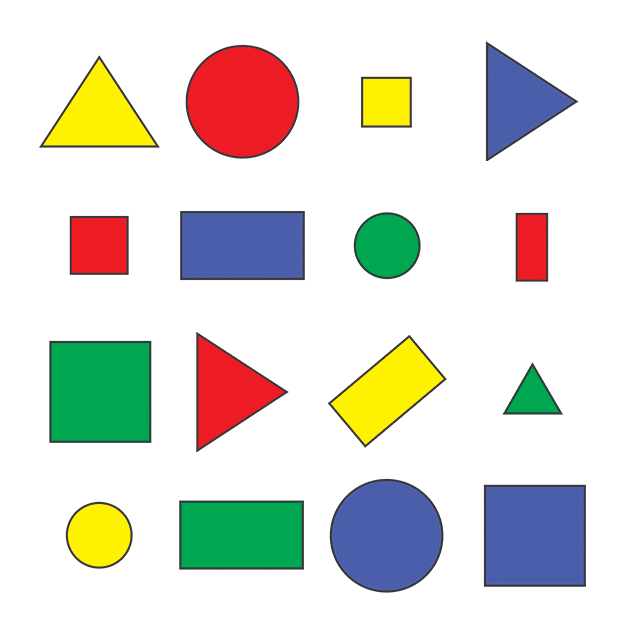
#> input picture resources/shapes.png, 628 x 630 px, found by its file name
$ python chapter1.py
#> lines starting #> are read from the running program, lines starting #| are printed output that depends on the picture; after the words box and inside, x2 and y2 are one past the last pixel; in counts of white or black regions, pixels touching at a corner belong together
import cv2
import numpy as np

def stackImages(scale,imgArray):
    rows = len(imgArray)
    cols = len(imgArray[0])
    rowsAvailable = isinstance(imgArray[0], list)
    width = imgArray[0][0].shape[1]
    height = imgArray[0][0].shape[0]
    if rowsAvailable:
        for x in range ( 0, rows):
            for y in range(0, cols):
                if imgArray[x][y].shape[:2] == imgArray[0][0].shape [:2]:
                    imgArray[x][y] = cv2.resize(imgArray[x][y], (0, 0), None, scale, scale)
                else:
                    imgArray[x][y] = cv2.resize(imgArray[x][y], (imgArray[0][0].shape[1], imgArray[0][0].shape[0]), None, scale, scale)
                if len(imgArray[x][y].shape) == 2: imgArray[x][y]= cv2.cvtColor( imgArray[x][y], cv2.COLOR_GRAY2BGR)
        imageBlank = np.zeros((height, width, 3), np.uint8)
        hor = [imageBlank]*rows
        hor_con = [imageBlank]*rows
        for x in range(0, rows):
            hor[x] = np.hstack(imgArray[x])
        ver = np.vstack(hor)
    else:
        for x in range(0, rows):
            if imgArray[x].shape[:2] == imgArray[0].shape[:2]:
                imgArray[x] = cv2.resize(imgArray[x], (0, 0), None, scale, scale)
            else:
                imgArray[x] = cv2.resize(imgArray[x], (imgArray[0].shape[1], imgArray[0].shape[0]), None,scale, scale)
            if len(imgArray[x].shape) == 2: imgArray[x] = cv2.cvtColor(imgArray[x], cv2.COLOR_GRAY2BGR)
        hor= np.hstack(imgArray)
        ver = hor
    return ver

def getContours(img):
    contours,hierarchy = cv2.findContours(img,cv2.RETR_EXTERNAL,cv2.CHAIN_APPROX_NONE)
    for cnt in contours:
        area = cv2.contourArea(cnt)
        print(area)
        if area > 500:
          cv2.drawContours(imgContour, cnt, -1, (255, 0, 0), 3)
          peri  = cv2.arcLength(cnt,True)
          print(peri)
          approx = cv2.approxPolyDP(cnt,0.02*peri,True)
          print(len(approx))
          objCor = len(approx)
          x,y,w,h = cv2.boundingRect(approx)
          print(w,h)
          if objCor == 3:
            objectType = "Tri"
          elif objCor == 4:
            asp = w / float(h)
            if (asp > 0.95) and (asp < 1.05):
              objectType = "Square"
            else:
              objectType = "Rect"
          elif objCor > 4:
            objectType = "Circle"

          else:
            objectType = "N"
          cv2.rectangle(imgContour , (x,y) , (x + w,y + h) , (255,255,0) , 3)
          cv2.putText(imgContour, objectType , (x + (w // 2) + 10 , y + (h // 2) ) , cv2.FONT_HERSHEY_COMPLEX , 1 , (0,0,0) , 2 )


path = 'Resources/shapes.png'
img = cv2.imread(path)
#> img is the input picture: shape (630, 628, 3); mean B, G, R 213.1, 220.8, 220.8
imgContour = img.copy()

imgGray = cv2.cvtColor(img,cv2.COLOR_BGR2GRAY)
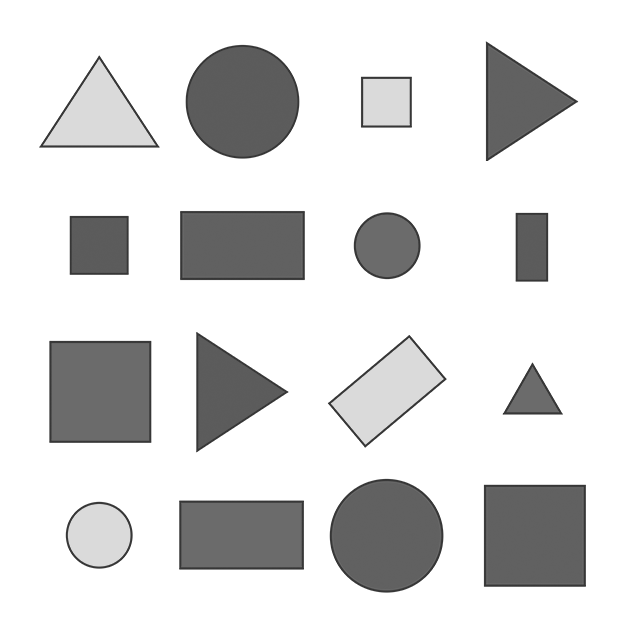
#> imgGray: shape (630, 628); min 54, max 255, mean 219.9
imgBlur = cv2.GaussianBlur(imgGray,(7,7),1)
imgCanny = cv2.Canny(imgBlur,50,50)
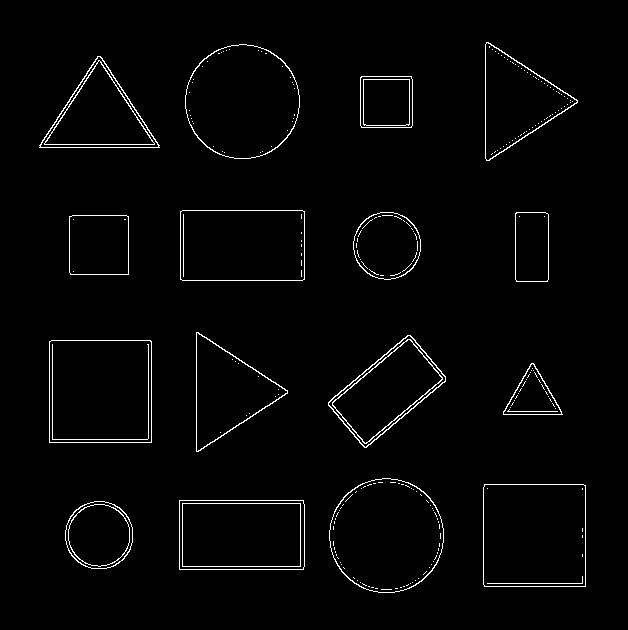
#> imgCanny: shape (630, 628); 2% white in thin lines or dots, all inside (x1, y1, x2, y2) = (39, 42, 586, 593)
getContours(imgCanny)
#> in getContours, `contours,hierarchy = cv2.findContours(img,cv2.RETR_EXTERNAL,cv2.CHAIN_..`: contours = 16 contours; largest, box (x1, y1, x2, y2) and area: (49, 340, 152, 443) 10402, (483, 484, 586, 587) 10398, (329, 478, 444, 593) 10236, (185, 44, 300, 159) 10234, (180, 210, 305, 281) 8674
#> the loop in getContours, `for cnt in contours:` made 16 passes
#> (area, peri, approx, objCor, x, y, w, h) on passes 2, 3, 6, 7, 9, 10, 12: (8619, 386.8, [[179, 500], [179, 569], [303, 569], [303, 500]], 4, 179, 500, 125, 70), (10398.5, 406.2, [[484, 484], [484, 586], [585, 586], [585, 485]], 4, 484, 484, 102, 103), (10402, 406.8, [[49, 341], [49, 442], [151, 442], [150, 340]], 4, 49, 340, 103, 103), (6389, 338.5, [[410, 335], [328, 402], [364, 447], [445, 381]], 4, 328, 335, 118, 113), (3475.5, 234.2, [[69, 216], [70, 274], [128, 274], [128, 216]], 4, 69, 216, 60, 59), (2270.5, 201.1, [[516, 212], [515, 279], [547, 281], [548, 214]], 4, 515, 212, 34, 70), (8674, 385.7, [[180, 211], [180, 279], [304, 279], [304, 211]], 4, 180, 211, 125, 69)
#> (area, peri, approx, objCor, x, y, w, h) on passes 5, 8, 14, 16: (1612.5, 186.6, [[531, 363], [503, 414], [562, 414]], 3, 503, 363, 60, 52), (5629, 352, [[196, 332], [198, 451], [287, 390]], 3, 196, 332, 92, 120), (5690.5, 355.1, [[39, 145], [159, 147], [100, 56]], 3, 39, 56, 121, 92), (5710, 350.9, [[486, 42], [489, 160], [577, 100]], 3, 486, 42, 92, 119)
#> (printed output is left out)
#> after the loop in getContours, `for cnt in contours:`:
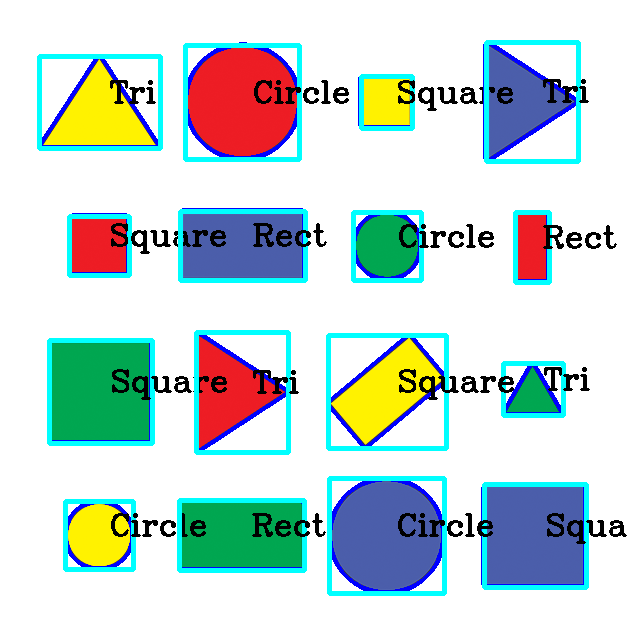
#> imgContour: shape (630, 628, 3); 12.07% of pixels changed, all inside (x1, y1, x2, y2) = (37, 40, 627, 596)

imgBlank = np.zeros_like(img)
imgStack = stackImages(0.5,[img,imgContour])
#> in stackImages, `rows = len(imgArray)`: rows = 2
#> in stackImages, `cols = len(imgArray[0])`: cols = 630
#> in stackImages, `rowsAvailable = isinstance(imgArray[0], list)`: rowsAvailable = False
#> after the loop in stackImages, `for x in range(0, rows):`: imgArray = 2 items
#> in stackImages, `hor= np.hstack(imgArray)`:
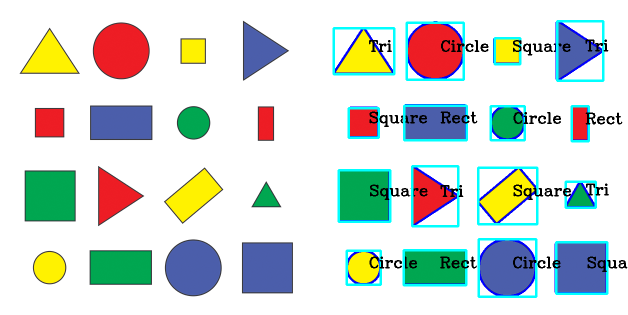
#> hor: shape (315, 628, 3); mean of channels 0, 1, 2 212.8, 217.7, 208.9; drawn as B, G, R

cv2.imshow("Stack", imgStack)
cv2.waitKey(0)

$ run again, with resources/cards.jpg saved as resources/shapes.png
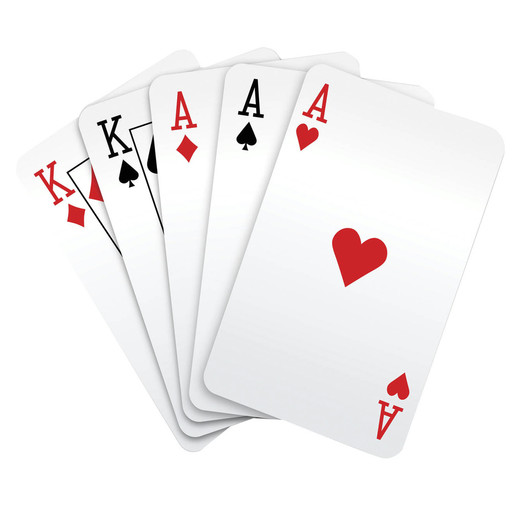
#> input picture resources/cards.jpg, 515 x 515 px, found by its file name
#> img is the input picture: shape (515, 515, 3); mean B, G, R 243.3, 242.8, 245.6
#> `imgCanny = cv2.Canny(imgBlur,50,50)`:
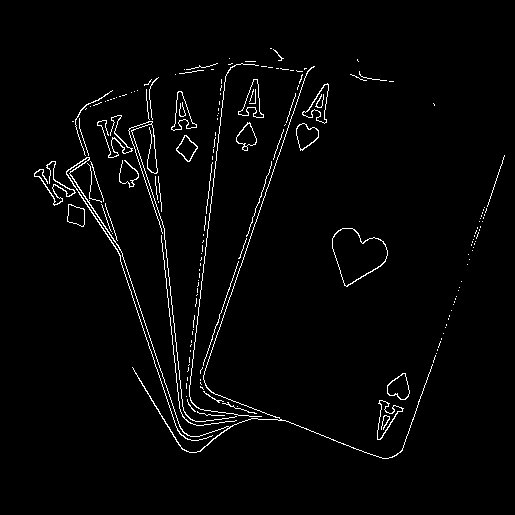
#> imgCanny: shape (515, 515); 2.4% white in thin lines or dots, all inside (x1, y1, x2, y2) = (34, 48, 505, 459)
#> contours = 167 contours, 153 with area under 20; largest, box (x1, y1, x2, y2) and area: (332, 228, 388, 287) 2030, (302, 83, 329, 124) 410, (377, 400, 404, 440) 404, (171, 91, 197, 131) 402, (238, 79, 264, 118) 394
#> the loop in getContours, `for cnt in contours:` made 167 passes
#> (area, peri, objCor, x, y, w, h, objectType) on pass 73: (2030.5, 196.4, 9, 332, 228, 56, 59, 'Circle')
#> (printed output is left out)
#> rows = 2
#> cols = 515
#> rowsAvailable = False
#> after the loop in stackImages, `for x in range(0, rows):`: imgArray = 2 items
#> in stackImages, `hor= np.hstack(imgArray)`:
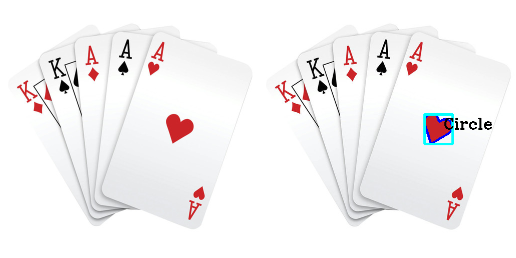
#> hor: shape (258, 516, 3); mean of channels 0, 1, 2 243.1, 242.4, 244.5; drawn as B, G, R
